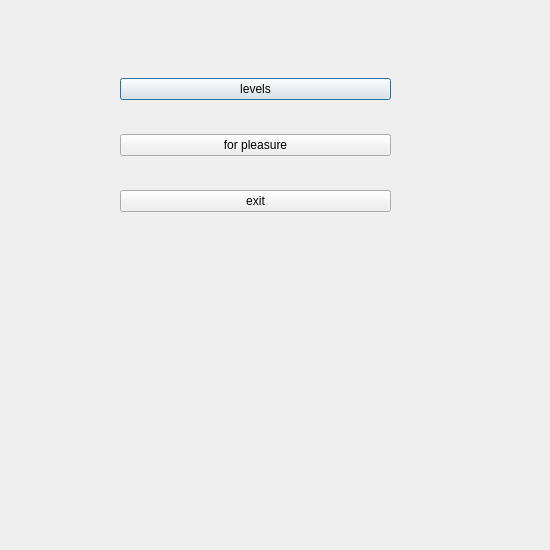
<?xml version="1.0" encoding="UTF-8"?>
<ui version="4.0">
 <class>menu1</class>
 <widget class="QDialog" name="menu1">
  <property name="geometry">
   <rect>
    <x>0</x>
    <y>0</y>
    <width>550</width>
    <height>550</height>
   </rect>
  </property>
  <property name="minimumSize">
   <size>
    <width>550</width>
    <height>550</height>
   </size>
  </property>
  <property name="maximumSize">
   <size>
    <width>550</width>
    <height>550</height>
   </size>
  </property>
  <property name="windowTitle">
   <string>Dialog</string>
  </property>
  <widget class="QWidget" name="verticalLayoutWidget">
   <property name="geometry">
    <rect>
     <x>120</x>
     <y>50</y>
     <width>271</width>
     <height>191</height>
    </rect>
   </property>
   <layout class="QVBoxLayout" name="verticalLayout">
    <item>
     <widget class="QPushButton" name="pushButton">
      <property name="text">
       <string>levels</string>
      </property>
     </widget>
    </item>
    <item>
     <widget class="QPushButton" name="pushButton_2">
      <property name="text">
       <string>for pleasure</string>
      </property>
     </widget>
    </item>
    <item>
     <widget class="QPushButton" name="pushButton_3">
      <property name="text">
       <string>exit</string>
      </property>
     </widget>
    </item>
   </layout>
  </widget>
 </widget>
 <resources/>
 <connections/>
</ui>
